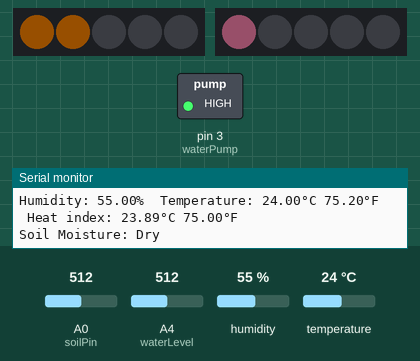
This sketch was run on a simulated Arduino Uno, built with avr-gcc and run on an emulated ATmega328P. On the bench: 2 × 5 RGB LEDs in strip order, left to right, switched loads named in the sketch (green lamp = pin HIGH), the last lines printed to the serial monitor. Inputs (shaded band) come from the test bench; at power-on: A0 (soilPin) = 512, temperature 24 °C, humidity 55 %, A4 (waterLevel) = 512. Dim RGB values are drawn brighter than linear; random numbers use the default seed unless the sketch sets one; pins used as bus, display or sensor lines are not drawn.

Above: at 1.2 s.
1.3 s: A0 (soilPin) set to 534
11.9 s: A0 (soilPin) set to 568
At 15.88 s:
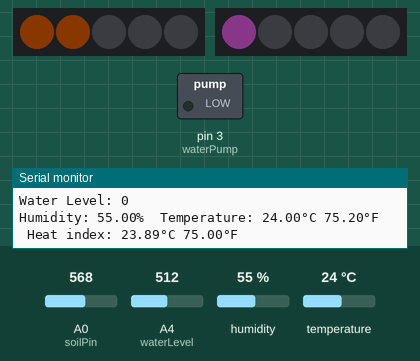
17.6 s: temperature set to 20.8 °C
19.7 s: temperature set to 19.1 °C
At 20.12 s:
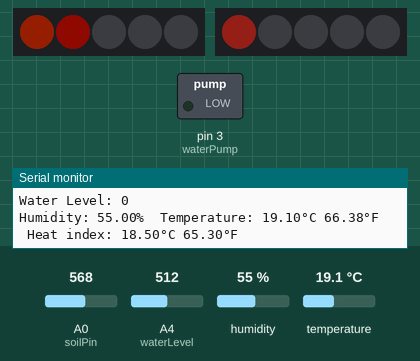
22.6 s: temperature set to 33 °C
At 24.35 s:
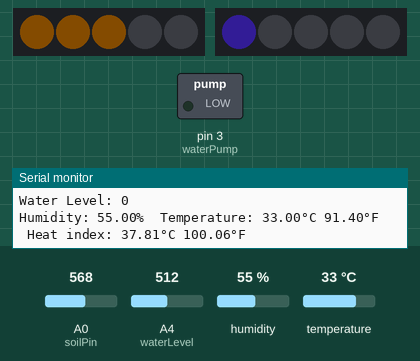
26.5 s: humidity set to 22 %
At 30.63 s:
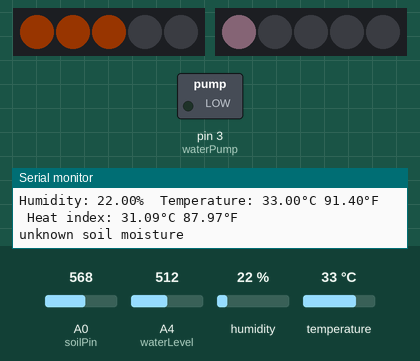
Timing chart, 0 to 34.0 s (numbered marks = the images above; inputs shaded):
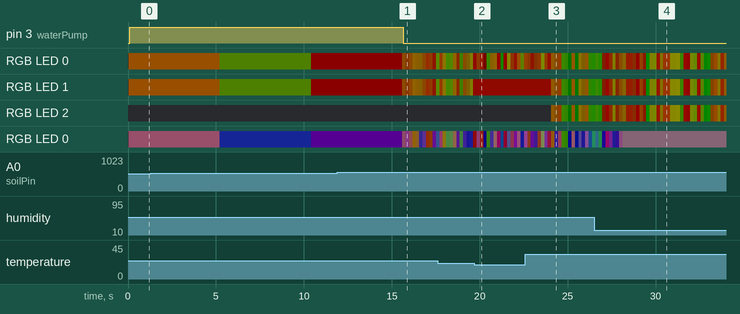

Measured:
- the behaviour switches between 549 and 550 on A0 (soilPin) (found by bisection; images 0 and 1)
- the behaviour switches between 20 and 19.9 °C on temperature (found by bisection; images 1 and 2)
- after the input at 11.9 s, pin 3 (waterPump): HIGH → LOW after 3.8 s

The sketch:

AutoPlantCare.ino
```cpp
// REQUIRES the following Arduino libraries: (Tools>>Manage Libraries)
// - DHT Sensor Library: https://github.com/adafruit/DHT-sensor-library
// - Adafruit Unified Sensor Lib: https://github.com/adafruit/Adafruit_Sensor//++++++++++++++++++++ ANALOG AND DIGITAL IDS ++++++
int tempSensor = 2;//DigitalPin_2
int waterPump = 3;//DigitalPin_3

int tempLEDpin = 6;// DigitalPin_6
int humidityLEDpin = 7;//DigitalPin_7
int soilPin = A0;//AnalogPin_0
int waterLevel = A4;//AnalogPin_4
#include <Adafruit_NeoPixel.h>
#include "DHT.h"
#define DHTTYPE DHT22   // DHT 22  (AM2302)
DHT dht = DHT(tempSensor, DHTTYPE);
// initialize the library with the numbers of the interface pins
Adafruit_NeoPixel tempLEDs(5, tempLEDpin, NEO_GRB + NEO_KHZ800);//(number of leds in string, pin, type of led string)
Adafruit_NeoPixel humidLEDs(5, humidityLEDpin, NEO_GRB + NEO_KHZ800);
//++++++++++++++++++ DATA +++++++++++
const int AirValue = 550;   //you need to replace this value with Value_1
const int WaterValue = 150;  //you need to replace this value with Value_2
int intervals = (AirValue - WaterValue) / 3;
int soilMoistureValue = 0;
byte temperature = 0;
byte humidity = 0;
byte data[40] = {0};
long waterL;   //variable for the result of the tx_rx measurement.
boolean empty = true;
/*int sensorVal;
  unsigned long DELAY_TIME = 10000; // 10.00 sec
  unsigned long delayStart = 0; // the time the delay started
  bool delayRunning = false; // true if still waiting for delay to finish
  bool pumpOn = false; // keep track of the led state
*/
void setup() {
  // =====SENSORS======
  dht.begin();
  pinMode(4, OUTPUT);

  //=====ACTUATORS=====
  tempLEDs.begin(); // INITIALIZE NeoPixel strip object (REQUIRED)
  tempLEDs.show();            // Turn OFF all pixels ASAP
  humidLEDs.begin();
  humidLEDs.show();
  pinMode(waterPump, OUTPUT);
  tempLEDs.setBrightness(25);
  humidLEDs.setBrightness(25);

  //=====OTHER=====
  Serial.begin(9600);
  /* pumpOn = false;

    // Start Delay:
    delayStart = millis();
    delayRunning = true;
  */
}//void setup()

/** VOID LOOP
   1. check water level
   2. check humidity & temp. set LEDs
   3. check if soil needs to be watered


*/
void loop() {
  /**
     1. check WATER LEVEL in storage tank
  */
  waterL = tx_rx();
  Serial.println();
  Serial.print("Water Level: "); Serial.print(waterL);
  Serial.println();
  if (waterL < 0)
    empty = true;
  else
    empty = false;
  /**
     2. check HUMIDOTY & TEMP, set LEDs accordingly
  */
  tempHumidityRead();
  /**
     3. WATERING SOIL
  */
  if (empty == false) {
    soilMoistureValue = 0;
    for (int x = 0; x < 20; x++) {
      soilMoistureValue += analogRead(soilPin);
    }
    soilMoistureValue = soilMoistureValue / 20;


    if (soilMoistureValue > WaterValue && soilMoistureValue < (WaterValue + intervals))
    {
      Serial.println("Soil Moisture: Very Wet");
      digitalWrite(waterPump, LOW);
    }
    else if (soilMoistureValue > (WaterValue + intervals) && soilMoistureValue < (AirValue - intervals))
    {
      Serial.println("Soil Moisture: Wet");
      digitalWrite(waterPump, LOW);
    }
    else if (soilMoistureValue < AirValue && soilMoistureValue > (AirValue - intervals))
    {
      Serial.println("Soil Moisture: Dry");
      digitalWrite(waterPump, HIGH);
      delay(5000);
    }
    else {
      Serial.println("unknown soil moisture ");
      digitalWrite(waterPump, LOW);
    }
  }
  delay(100);

}//void loop()
/**
   measures capacitance for 100 samples and averages data to reduce noise
   @return average out inputs from capacitive measurement
*/
long tx_rx() {        //Function to execute rx_tx algorithm and return a value
  //that depends on coupling of two electrodes.
  //Value returned is a long integer.
  int read_high;
  int read_low;
  int diff;
  long int sum;
  int N_samples = 100;    //Number of samples to take.  Larger number slows it down, but reduces scatter.
  sum = 0;
  for (int i = 0; i < N_samples; i++) {
    digitalWrite(4, HIGH);             //Step the voltage high on conductor 1.
    read_high = analogRead(waterLevel);        //Measure response of conductor 2.
    delayMicroseconds(100);            //Delay to reach steady state.
    digitalWrite(4, LOW);              //Step the voltage to zero on conductor 1.
    read_low = analogRead(waterLevel);         //Measure response of conductor 2.
    diff = read_high - read_low;       //desired answer is the difference between high and low.
    sum += diff;                       //Sums up N_samples of these measurements.
  }//for (int i = 0; i < N_samples; i++)
  return sum / N_samples;
}                         //End of tx_rx function.
/**
   reads humidity and temp then sets variables
*/
void tempHumidityRead() {
  // Reading temperature or humidity takes about 250 milliseconds!
  // Sensor readings may also be up to 2 seconds 'old' (its a very slow sensor)
  float h = dht.readHumidity();
  // Read temperature as Celsius (the default)
  float t = dht.readTemperature();
  // Read temperature as Fahrenheit (isFahrenheit = true)
  float f = dht.readTemperature(true);

  // Check if any reads failed and exit early (to try again).
  if (isnan(h) || isnan(t) || isnan(f)) {
    Serial.println(F("Failed to read from DHT sensor!"));
    return;
  }//if any values are null
  else {
    temperature = (int)t;
    humidity = (int)h;
    int rcolor = random (0, 255);
    int gcolor = random (0, 125);
    int bcolor = random (0, 255);
    //TEMPERATURE
    if (temperature >= 0) {
      for (int i = 0; i < (temperature / 10); i++) {
        tempLEDs.setPixelColor(i, tempLEDs.Color(rcolor, gcolor, 0));
      }//for each led
      tempLEDs.show();
    }//temperature>0
    else {
      for (int i = 0; i < (abs(temperature / 10)); i++) {
        tempLEDs.setPixelColor(i, tempLEDs.Color(rcolor, gcolor, 0));
      }//for each LED
      tempLEDs.show();
    }//temperature<0
    //HUMIDITY
    for (int i = 0; i < (humidity / 20) - 1; i++) {
      humidLEDs.setPixelColor(i, humidLEDs.Color(rcolor, gcolor, bcolor));
    }//for each LED
    humidLEDs.show();
  }//values not null


  // Compute heat index in Fahrenheit (the default)
  float hif = dht.computeHeatIndex(f, h);
  // Compute heat index in Celsius (isFahreheit = false)
  float hic = dht.computeHeatIndex(t, h, false);

  Serial.print(F("Humidity: "));
  Serial.print(h);
  Serial.print(F("%  Temperature: "));
  Serial.print(t);
  Serial.print(F("°C "));
  Serial.print(f);
  Serial.print(F("°F  Heat index: "));
  Serial.print(hic);
  Serial.print(F("°C "));
  Serial.print(hif);
  Serial.println(F("°F"));


}
```
